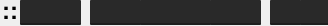
<?xml version="1.0" encoding="UTF-8"?>
<ui version="4.0">
 <class>Panel</class>
 <widget class="QDialog" name="Panel">
  <property name="geometry">
   <rect>
    <x>0</x>
    <y>0</y>
    <width>328</width>
    <height>26</height>
   </rect>
  </property>
  <property name="windowTitle">
   <string>guiscrcpy</string>
  </property>
  <property name="windowIcon">
   <iconset resource="rsrc.qrc">
    <normaloff>:/res/ui/guiscrcpy_logo.png</normaloff>:/res/ui/guiscrcpy_logo.png</iconset>
  </property>
  <property name="styleSheet">
   <string notr="true">
.QPushButton {
border-radius: 1px;
color: rgb(0, 0, 0);
 
	background-color: qlineargradient(spread:pad, x1:0, y1:0.915182, x2:0, y2:0.926, stop:0.897059 rgba(41, 41, 41, 255), stop:1 rgba(30, 30, 30, 255));
                    }

QPushButton:pressed {
border-radius: 5px;
					  
background-color: qlineargradient(spread:pad, x1:0, y1:0, x2:1, y2:1, stop:0 rgba(0, 255, 255, 255), stop:1 rgba(0, 255, 152, 255));
color: rgb(0, 0, 0);
                        }
QPushButton:hover {
border-radius: 5px;
					  
	background-color: qlineargradient(spread:pad, x1:0, y1:0, x2:1, y2:1, stop:0 rgba(0, 199, 199, 255), stop:1 rgba(0, 190, 113, 255));
color: rgb(0, 0, 0);
                        }
</string>
  </property>
  <widget class="QPushButton" name="backk">
   <property name="enabled">
    <bool>true</bool>
   </property>
   <property name="geometry">
    <rect>
     <x>210</x>
     <y>0</y>
     <width>51</width>
     <height>25</height>
    </rect>
   </property>
   <property name="toolTip">
    <string>Back key</string>
   </property>
   <property name="styleSheet">
    <string notr="true"/>
   </property>
   <property name="text">
    <string/>
   </property>
   <property name="icon">
    <iconset resource="rsrc.qrc">
     <normaloff>:/icons/icons/chevron-sign-left.svg</normaloff>:/icons/icons/chevron-sign-left.svg</iconset>
   </property>
  </widget>
  <widget class="QPushButton" name="powerUII">
   <property name="enabled">
    <bool>true</bool>
   </property>
   <property name="geometry">
    <rect>
     <x>20</x>
     <y>0</y>
     <width>61</width>
     <height>25</height>
    </rect>
   </property>
   <property name="toolTip">
    <string>Power on/off</string>
   </property>
   <property name="styleSheet">
    <string notr="true"/>
   </property>
   <property name="text">
    <string/>
   </property>
   <property name="icon">
    <iconset resource="rsrc.qrc">
     <normaloff>:/icons/icons/power.svg</normaloff>:/icons/icons/power.svg</iconset>
   </property>
   <property name="checkable">
    <bool>false</bool>
   </property>
  </widget>
  <widget class="QPushButton" name="menuUII">
   <property name="enabled">
    <bool>true</bool>
   </property>
   <property name="geometry">
    <rect>
     <x>90</x>
     <y>0</y>
     <width>51</width>
     <height>25</height>
    </rect>
   </property>
   <property name="toolTip">
    <string>Menu key</string>
   </property>
   <property name="styleSheet">
    <string notr="true"/>
   </property>
   <property name="text">
    <string/>
   </property>
   <property name="icon">
    <iconset resource="rsrc.qrc">
     <normaloff>:/icons/icons/reorder-option.svg</normaloff>:/icons/icons/reorder-option.svg</iconset>
   </property>
  </widget>
  <widget class="QPushButton" name="vdownn">
   <property name="enabled">
    <bool>true</bool>
   </property>
   <property name="geometry">
    <rect>
     <x>270</x>
     <y>0</y>
     <width>31</width>
     <height>25</height>
    </rect>
   </property>
   <property name="toolTip">
    <string>Volume Up</string>
   </property>
   <property name="styleSheet">
    <string notr="true"/>
   </property>
   <property name="text">
    <string/>
   </property>
   <property name="icon">
    <iconset resource="rsrc.qrc">
     <normaloff>:/icons/icons/reduced-volume.svg</normaloff>:/icons/icons/reduced-volume.svg</iconset>
   </property>
  </widget>
  <widget class="QPushButton" name="homee">
   <property name="enabled">
    <bool>true</bool>
   </property>
   <property name="geometry">
    <rect>
     <x>140</x>
     <y>0</y>
     <width>71</width>
     <height>25</height>
    </rect>
   </property>
   <property name="toolTip">
    <string>Home key</string>
   </property>
   <property name="styleSheet">
    <string notr="true"/>
   </property>
   <property name="text">
    <string/>
   </property>
   <property name="icon">
    <iconset resource="rsrc.qrc">
     <normaloff>:/icons/icons/home.svg</normaloff>:/icons/icons/home.svg</iconset>
   </property>
  </widget>
  <widget class="QPushButton" name="vupp">
   <property name="enabled">
    <bool>true</bool>
   </property>
   <property name="geometry">
    <rect>
     <x>300</x>
     <y>0</y>
     <width>31</width>
     <height>25</height>
    </rect>
   </property>
   <property name="styleSheet">
    <string notr="true"/>
   </property>
   <property name="text">
    <string/>
   </property>
   <property name="icon">
    <iconset resource="rsrc.qrc">
     <normaloff>:/icons/icons/volume-up-interface-symbol.svg</normaloff>:/icons/icons/volume-up-interface-symbol.svg</iconset>
   </property>
  </widget>
  <widget class="QLabel" name="label">
   <property name="geometry">
    <rect>
     <x>0</x>
     <y>-10</y>
     <width>20</width>
     <height>41</height>
    </rect>
   </property>
   <property name="font">
    <font>
     <pointsize>18</pointsize>
     <weight>75</weight>
     <bold>true</bold>
    </font>
   </property>
   <property name="text">
    <string>::</string>
   </property>
   <property name="scaledContents">
    <bool>true</bool>
   </property>
   <property name="alignment">
    <set>Qt::AlignCenter</set>
   </property>
  </widget>
  <zorder>homee</zorder>
  <zorder>backk</zorder>
  <zorder>powerUII</zorder>
  <zorder>menuUII</zorder>
  <zorder>vdownn</zorder>
  <zorder>vupp</zorder>
  <zorder>label</zorder>
 </widget>
 <resources>
  <include location="rsrc.qrc"/>
 </resources>
 <connections/>
</ui>
